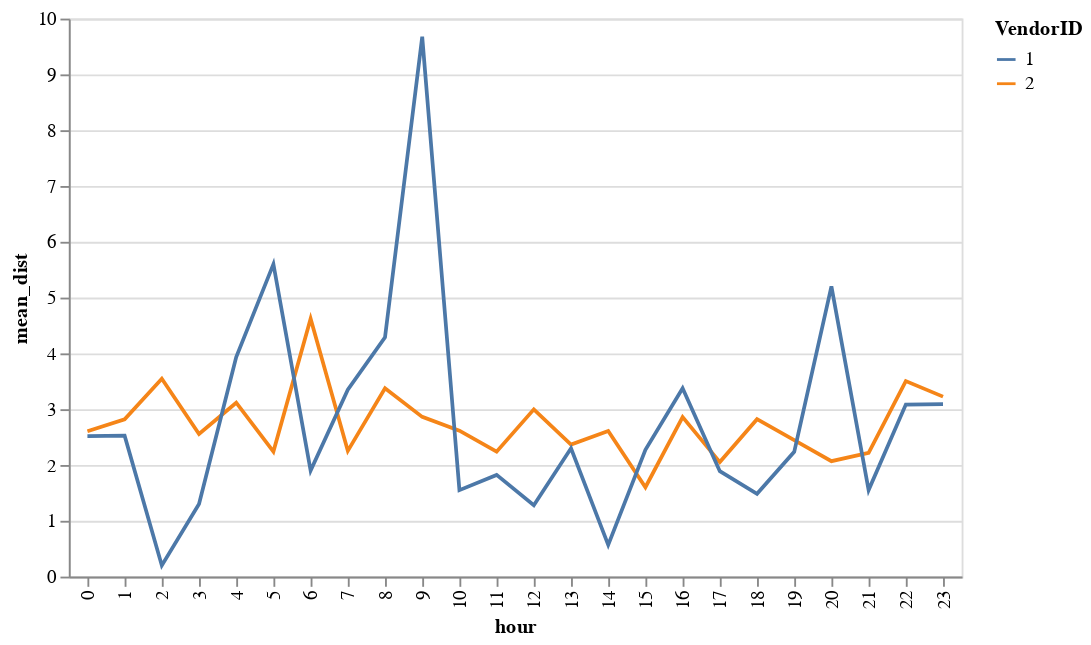

The notebook cell this image was saved under:
### Markdown cell above
## Table

### Code cell
alt.Chart(df[df['day']==17]).mark_line().encode(
    x = alt.X('hour:N'),
    y = alt.Y('mean_dist:Q'),
    color= 'VendorID:N'
).transform_aggregate(
    mean_dist='mean(Trip_distance)',
    groupby=["VendorID", "hour"]
)

### Figure 1 — Vega-Lite specification as saved in the notebook (floating-point values rounded to 4 significant figures; data arrays with more than 128 entries replaced by an {"elided": "..."} marker saying what was removed)
{"config": {"view": {"continuousWidth": 400, "continuousHeight": 300}}, "data": {"name": "data-8cf7e51640dc48adda16671a14a4507c"}, "mark": "line", "encoding": {"color": {"type": "nominal", "field": "VendorID"}, "x": {"type": "nominal", "field": "hour"}, "y": {"type": "quantitative", "field": "mean_dist"}}, "transform": [{"aggregate": [{"op": "mean", "field": "Trip_distance", "as": "mean_dist"}], "groupby": ["VendorID", "hour"]}], "$schema": "https://vega.github.io/schema/vega-lite/v4.0.2.json", "datasets": {"data-8cf7e51640dc48adda16671a14a4507c": {"elided": "881 records"}}}
